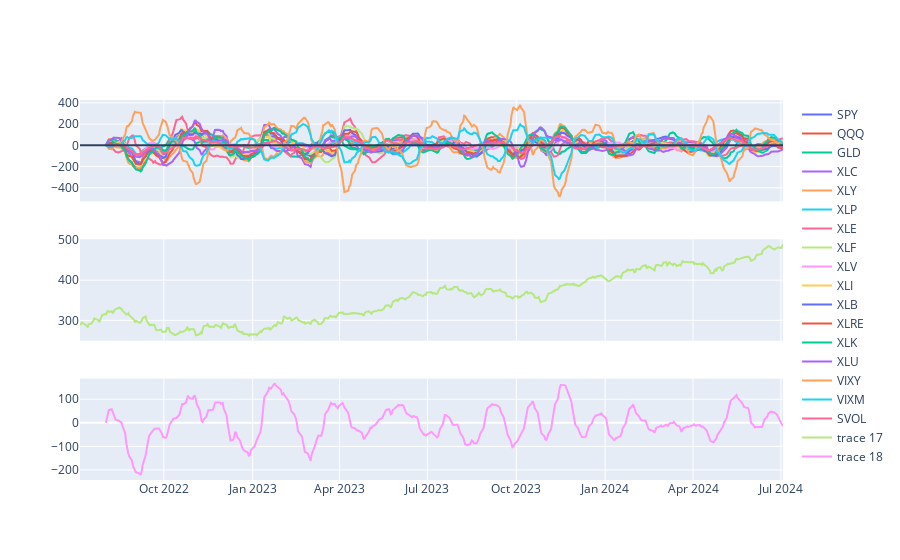

Notebook code cell kept with this figure:
### Code cell
df = pd.read_csv('data/QQQ.csv', parse_dates=['timestamp'], index_col=['timestamp'])
df.index = pd.to_datetime(df.index, unit='ms')
#fig.add_trace(name='raw', x=)
fig.add_hline(0)
fig.add_trace(go.Scatter(x=df.index, y=df['vwap']), row=2, col=1)
fig.add_trace(go.Scatter(x=sector_diff.index, y=sector_diff['QQQ']), row=3, col=1)
fig.show()

### Figure 1 — Plotly figure (JSON) as saved in the notebook; plotly's stock layout.template omitted (floating-point values rounded to 4 significant figures; data arrays with more than 128 entries replaced by an {"elided": "..."} marker saying what was removed)
{"data": [{"name": "SPY", "type": "scatter", "x": {"elided": "483 str values"}, "xaxis": "x", "y": {"elided": "483 float values"}, "yaxis": "y"}, {"name": "QQQ", "type": "scatter", "x": {"elided": "483 str values"}, "xaxis": "x", "y": {"elided": "483 float values"}, "yaxis": "y"}, {"name": "GLD", "type": "scatter", "x": {"elided": "483 str values"}, "xaxis": "x", "y": {"elided": "483 float values"}, "yaxis": "y"}, {"name": "XLC", "type": "scatter", "x": {"elided": "483 str values"}, "xaxis": "x", "y": {"elided": "483 float values"}, "yaxis": "y"}, {"name": "XLY", "type": "scatter", "x": {"elided": "483 str values"}, "xaxis": "x", "y": {"elided": "483 float values"}, "yaxis": "y"}, {"name": "XLP", "type": "scatter", "x": {"elided": "483 str values"}, "xaxis": "x", "y": {"elided": "483 float values"}, "yaxis": "y"}, {"name": "XLE", "type": "scatter", "x": {"elided": "483 str values"}, "xaxis": "x", "y": {"elided": "483 float values"}, "yaxis": "y"}, {"name": "XLF", "type": "scatter", "x": {"elided": "483 str values"}, "xaxis": "x", "y": {"elided": "483 float values"}, "yaxis": "y"}, {"name": "XLV", "type": "scatter", "x": {"elided": "483 str values"}, "xaxis": "x", "y": {"elided": "483 float values"}, "yaxis": "y"}, {"name": "XLI", "type": "scatter", "x": {"elided": "483 str values"}, "xaxis": "x", "y": {"elided": "483 float values"}, "yaxis": "y"}, {"name": "XLB", "type": "scatter", "x": {"elided": "483 str values"}, "xaxis": "x", "y": {"elided": "483 float values"}, "yaxis": "y"}, {"name": "XLRE", "type": "scatter", "x": {"elided": "483 str values"}, "xaxis": "x", "y": {"elided": "483 float values"}, "yaxis": "y"}, {"name": "XLK", "type": "scatter", "x": {"elided": "483 str values"}, "xaxis": "x", "y": {"elided": "483 float values"}, "yaxis": "y"}, {"name": "XLU", "type": "scatter", "x": {"elided": "483 str values"}, "xaxis": "x", "y": {"elided": "483 float values"}, "yaxis": "y"}, {"name": "VIXY", "type": "scatter", "x": {"elided": "483 str values"}, "xaxis": "x", "y": {"elided": "483 float values"}, "yaxis": "y"}, {"name": "VIXM", "type": "scatter", "x": {"elided": "483 str values"}, "xaxis": "x", "y": {"elided": "483 float values"}, "yaxis": "y"}, {"name": "SVOL", "type": "scatter", "x": {"elided": "483 str values"}, "xaxis": "x", "y": {"elided": "483 float values"}, "yaxis": "y"}, {"type": "scatter", "x": {"elided": "502 str values"}, "xaxis": "x2", "y": {"elided": "502 float values"}, "yaxis": "y2"}, {"type": "scatter", "x": {"elided": "483 str values"}, "xaxis": "x3", "y": {"elided": "483 float values"}, "yaxis": "y3"}], "layout": {"shapes": [{"type": "line", "x0": 0, "x1": 1, "xref": "x domain", "y0": 0, "y1": 0, "yref": "y"}], "xaxis": {"anchor": "y", "domain": [0, 1], "matches": "x3", "showticklabels": false}, "xaxis2": {"anchor": "y2", "domain": [0, 1], "matches": "x3", "showticklabels": false}, "xaxis3": {"anchor": "y3", "domain": [0, 1]}, "yaxis": {"anchor": "x", "domain": [0.7333, 1]}, "yaxis2": {"anchor": "x2", "domain": [0.3667, 0.6333]}, "yaxis3": {"anchor": "x3", "domain": [0, 0.2667]}}}
